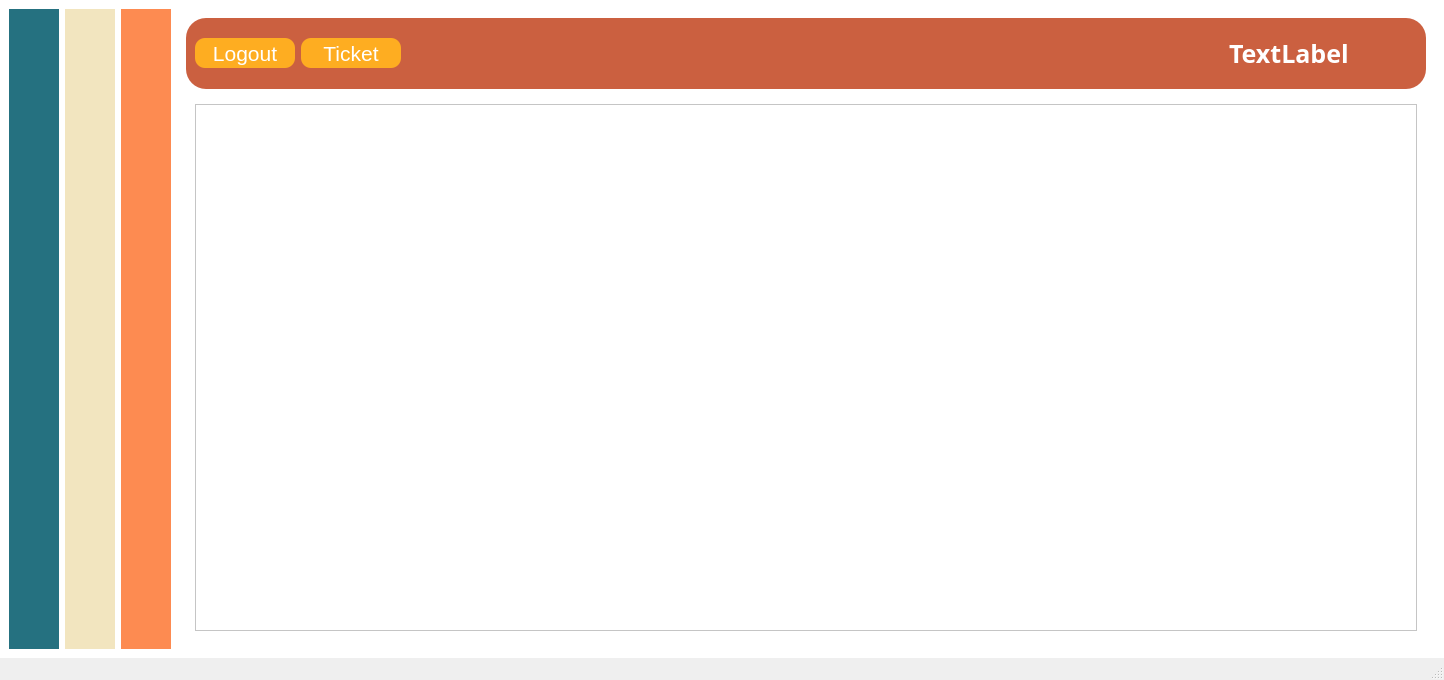
<?xml version="1.0" encoding="UTF-8"?>
<ui version="4.0">
 <class>UserDashboard</class>
 <widget class="QMainWindow" name="UserDashboard">
  <property name="geometry">
   <rect>
    <x>0</x>
    <y>0</y>
    <width>1444</width>
    <height>680</height>
   </rect>
  </property>
  <property name="windowTitle">
   <string>MainWindow</string>
  </property>
  <widget class="QWidget" name="centralwidget">
   <property name="styleSheet">
    <string notr="true">background-color: rgb(255, 255, 255);</string>
   </property>
   <layout class="QHBoxLayout" name="horizontalLayout_2">
    <item>
     <layout class="QHBoxLayout" name="horizontalLayout">
      <item>
       <widget class="QWidget" name="widget_3" native="true">
        <property name="sizePolicy">
         <sizepolicy hsizetype="Fixed" vsizetype="Preferred">
          <horstretch>0</horstretch>
          <verstretch>0</verstretch>
         </sizepolicy>
        </property>
        <property name="minimumSize">
         <size>
          <width>50</width>
          <height>0</height>
         </size>
        </property>
        <property name="styleSheet">
         <string notr="true">background-color: #257180;</string>
        </property>
       </widget>
      </item>
      <item>
       <widget class="QWidget" name="widget_2" native="true">
        <property name="sizePolicy">
         <sizepolicy hsizetype="Fixed" vsizetype="Preferred">
          <horstretch>0</horstretch>
          <verstretch>0</verstretch>
         </sizepolicy>
        </property>
        <property name="minimumSize">
         <size>
          <width>50</width>
          <height>0</height>
         </size>
        </property>
        <property name="styleSheet">
         <string notr="true">background-color:#F2E5BF;</string>
        </property>
       </widget>
      </item>
      <item>
       <widget class="QWidget" name="widget" native="true">
        <property name="sizePolicy">
         <sizepolicy hsizetype="Fixed" vsizetype="Preferred">
          <horstretch>0</horstretch>
          <verstretch>0</verstretch>
         </sizepolicy>
        </property>
        <property name="minimumSize">
         <size>
          <width>50</width>
          <height>0</height>
         </size>
        </property>
        <property name="styleSheet">
         <string notr="true">background-color: #FD8B51;</string>
        </property>
       </widget>
      </item>
      <item>
       <widget class="QWidget" name="widget_4" native="true">
        <layout class="QHBoxLayout" name="horizontalLayout_4">
         <item>
          <layout class="QVBoxLayout" name="verticalLayout">
           <item>
            <widget class="QWidget" name="widget_5" native="true">
             <property name="sizePolicy">
              <sizepolicy hsizetype="Preferred" vsizetype="Fixed">
               <horstretch>0</horstretch>
               <verstretch>0</verstretch>
              </sizepolicy>
             </property>
             <property name="minimumSize">
              <size>
               <width>0</width>
               <height>60</height>
              </size>
             </property>
             <property name="styleSheet">
              <string notr="true">background-color:#CB6040;
border-radius:20px;</string>
             </property>
             <layout class="QHBoxLayout" name="horizontalLayout_5">
              <item>
               <layout class="QHBoxLayout" name="horizontalLayout_3">
                <item>
                 <widget class="QPushButton" name="pushButton">
                  <property name="sizePolicy">
                   <sizepolicy hsizetype="Fixed" vsizetype="Fixed">
                    <horstretch>0</horstretch>
                    <verstretch>0</verstretch>
                   </sizepolicy>
                  </property>
                  <property name="minimumSize">
                   <size>
                    <width>100</width>
                    <height>30</height>
                   </size>
                  </property>
                  <property name="font">
                   <font>
                    <pointsize>16</pointsize>
                   </font>
                  </property>
                  <property name="styleSheet">
                   <string notr="true">background-color: rgb(254, 173, 33);
border-radius:10px;
color:white;</string>
                  </property>
                  <property name="text">
                   <string>Logout</string>
                  </property>
                 </widget>
                </item>
                <item>
                 <widget class="QPushButton" name="pushButton_2">
                  <property name="minimumSize">
                   <size>
                    <width>100</width>
                    <height>30</height>
                   </size>
                  </property>
                  <property name="font">
                   <font>
                    <pointsize>16</pointsize>
                   </font>
                  </property>
                  <property name="styleSheet">
                   <string notr="true">background-color: rgb(254, 173, 33);
border-radius:10px;
color:white;</string>
                  </property>
                  <property name="text">
                   <string>Ticket</string>
                  </property>
                 </widget>
                </item>
                <item>
                 <spacer name="horizontalSpacer">
                  <property name="orientation">
                   <enum>Qt::Orientation::Horizontal</enum>
                  </property>
                  <property name="sizeHint" stdset="0">
                   <size>
                    <width>40</width>
                    <height>20</height>
                   </size>
                  </property>
                 </spacer>
                </item>
                <item>
                 <widget class="QWidget" name="widget_7" native="true">
                  <property name="sizePolicy">
                   <sizepolicy hsizetype="Fixed" vsizetype="Preferred">
                    <horstretch>0</horstretch>
                    <verstretch>0</verstretch>
                   </sizepolicy>
                  </property>
                  <property name="minimumSize">
                   <size>
                    <width>233</width>
                    <height>0</height>
                   </size>
                  </property>
                  <layout class="QHBoxLayout" name="horizontalLayout_7">
                   <item>
                    <layout class="QHBoxLayout" name="horizontalLayout_6">
                     <item>
                      <widget class="QLabel" name="label_2">
                       <property name="sizePolicy">
                        <sizepolicy hsizetype="Fixed" vsizetype="Fixed">
                         <horstretch>0</horstretch>
                         <verstretch>0</verstretch>
                        </sizepolicy>
                       </property>
                       <property name="minimumSize">
                        <size>
                         <width>30</width>
                         <height>30</height>
                        </size>
                       </property>
                       <property name="maximumSize">
                        <size>
                         <width>30</width>
                         <height>30</height>
                        </size>
                       </property>
                       <property name="text">
                        <string/>
                       </property>
                       <property name="pixmap">
                        <pixmap resource="resources.qrc">:/resources/icons8-profile-48.png</pixmap>
                       </property>
                       <property name="scaledContents">
                        <bool>true</bool>
                       </property>
                      </widget>
                     </item>
                     <item>
                      <widget class="QLabel" name="Nameuser">
                       <property name="font">
                        <font>
                         <family>Sitka</family>
                         <pointsize>19</pointsize>
                         <bold>true</bold>
                        </font>
                       </property>
                       <property name="styleSheet">
                        <string notr="true">color:white;</string>
                       </property>
                       <property name="text">
                        <string>TextLabel</string>
                       </property>
                      </widget>
                     </item>
                    </layout>
                   </item>
                  </layout>
                 </widget>
                </item>
               </layout>
              </item>
             </layout>
            </widget>
           </item>
           <item>
            <widget class="QWidget" name="widget_6" native="true">
             <layout class="QGridLayout" name="gridLayout_2">
              <item row="0" column="0">
               <layout class="QVBoxLayout" name="verticalLayout_2">
                <item>
                 <widget class="QScrollArea" name="scrollArea">
                  <property name="widgetResizable">
                   <bool>true</bool>
                  </property>
                  <widget class="QWidget" name="scrollAreaWidgetContents">
                   <property name="geometry">
                    <rect>
                     <x>0</x>
                     <y>0</y>
                     <width>1238</width>
                     <height>536</height>
                    </rect>
                   </property>
                   <layout class="QVBoxLayout" name="verticalLayout_4">
                    <item>
                     <layout class="QVBoxLayout" name="verticalLayout_3">
                      <item>
                       <widget class="QWidget" name="eventContainer" native="true"/>
                      </item>
                     </layout>
                    </item>
                   </layout>
                  </widget>
                 </widget>
                </item>
               </layout>
              </item>
             </layout>
            </widget>
           </item>
          </layout>
         </item>
        </layout>
       </widget>
      </item>
     </layout>
    </item>
   </layout>
  </widget>
  <widget class="QMenuBar" name="menubar">
   <property name="geometry">
    <rect>
     <x>0</x>
     <y>0</y>
     <width>1444</width>
     <height>18</height>
    </rect>
   </property>
  </widget>
  <widget class="QStatusBar" name="statusbar"/>
 </widget>
 <resources>
  <include location="resources.qrc"/>
 </resources>
 <connections/>
</ui>
